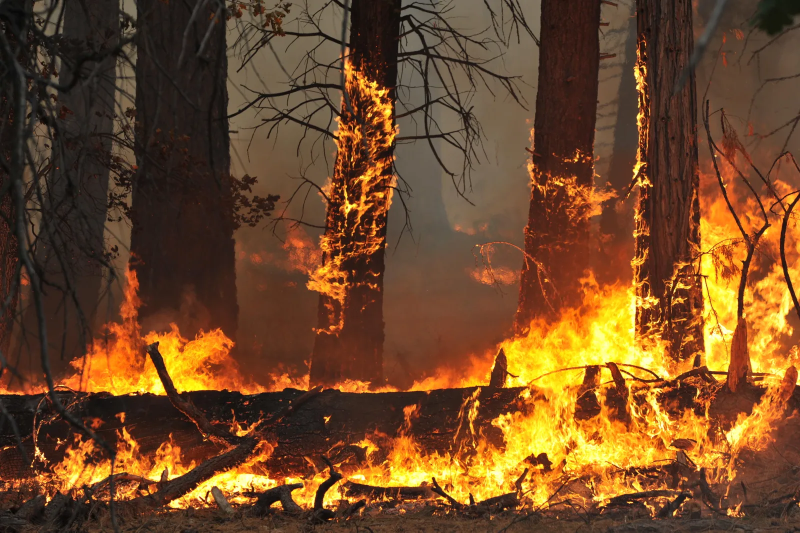
#> input picture input.webp, 1600 x 1065 px (shown at 1/2 size)
$ python -i fire_detection.py   (imports and definitions only)
#> lines starting #> are read from the running program, lines starting #| are printed output that depends on the picture; after the words box and inside, x2 and y2 are one past the last pixel; in counts of white or black regions, pixels touching at a corner belong together
#> further down, picture is the input picture: shape (1065, 1600, 3); mean B, G, R 39.4, 73.5, 112.2
import cv2
import numpy as np
import pygame
import threading

# Initialize pygame for sound
# [2 lines not run here, left out]
alarm_sound = "alarm.mp3"  # Replace with your alarm sound file

# Function to play alarm sound
def play_alarm():
    pygame.mixer.music.load(alarm_sound)
    pygame.mixer.music.play()

# Function for fire detection
def detect_fire(frame):
    # Convert the frame to HSV color space
    hsv_frame = cv2.cvtColor(frame, cv2.COLOR_BGR2HSV)
#> hsv_frame: shape (1065, 1600, 3); mean H, S, V 13, 143.3, 112.2

    # Define HSV range for detecting fire-like colors
    lower_bound = np.array([18, 50, 50], dtype=np.uint8)  # Lower range for orange/yellow
    upper_bound = np.array([35, 255, 255], dtype=np.uint8)  # Upper range for orange/yellow

    # Create a mask for fire colors
    mask = cv2.inRange(hsv_frame, lower_bound, upper_bound)
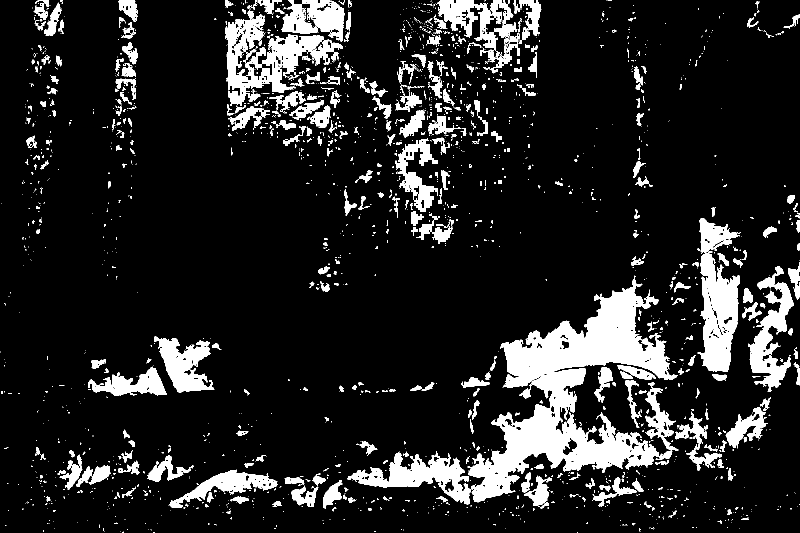
#> mask: shape (1065, 1600) (shown at 1/2 size); 13.7% white; 2098 white regions (1642 under 20 px), largest, box (x1, y1, x2, y2) and area: (935, 551, 1356, 1005) 64536, (451, 22, 685, 212) 16397, (1395, 507, 1480, 744) 12443

    # Perform bitwise AND to isolate fire-like regions
    fire_output = cv2.bitwise_and(frame, frame, mask=mask)
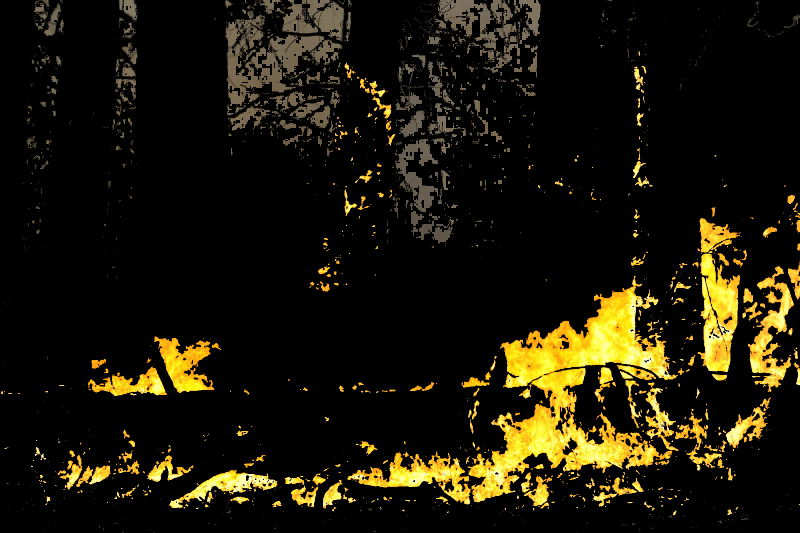
#> fire_output: shape (1065, 1600, 3) (shown at 1/2 size); mean B, G, R 8.7, 23.9, 28.1

    # Count non-zero pixels in the mask
    fire_pixels = cv2.countNonZero(mask)
#> fire_pixels = 232871

    return fire_output, fire_pixels

# Main function
# [43 lines not run here, left out]

>>> import cv2
>>> picture = cv2.imread('input.webp')
>>> result = detect_fire(picture)
